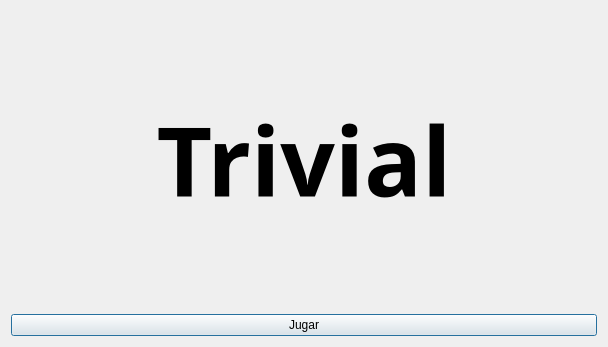
<?xml version="1.0" encoding="UTF-8"?>
<ui version="4.0">
 <class>Ventana1</class>
 <widget class="QDialog" name="Ventana1">
  <property name="geometry">
   <rect>
    <x>0</x>
    <y>0</y>
    <width>608</width>
    <height>347</height>
   </rect>
  </property>
  <property name="cursor">
   <cursorShape>ArrowCursor</cursorShape>
  </property>
  <property name="mouseTracking">
   <bool>false</bool>
  </property>
  <property name="tabletTracking">
   <bool>false</bool>
  </property>
  <property name="windowTitle">
   <string>Trivial</string>
  </property>
  <property name="sizeGripEnabled">
   <bool>false</bool>
  </property>
  <layout class="QVBoxLayout" name="verticalLayout_2">
   <item>
    <layout class="QVBoxLayout" name="verticalLayout">
     <item>
      <widget class="QLabel" name="label">
       <property name="font">
        <font>
         <family>Yu Gothic</family>
         <pointsize>72</pointsize>
         <bold>true</bold>
        </font>
       </property>
       <property name="layoutDirection">
        <enum>Qt::LayoutDirection::LeftToRight</enum>
       </property>
       <property name="text">
        <string>Trivial</string>
       </property>
       <property name="alignment">
        <set>Qt::AlignmentFlag::AlignCenter</set>
       </property>
      </widget>
     </item>
     <item>
      <widget class="QPushButton" name="pushButton">
       <property name="text">
        <string>Jugar</string>
       </property>
      </widget>
     </item>
    </layout>
   </item>
  </layout>
 </widget>
 <resources/>
 <connections/>
</ui>
